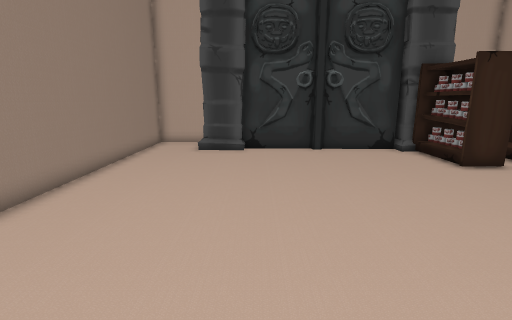
View 1 (above)

16 first-person views from a walk through a 3-D level made in the Unity game engine. The camera is 1.3 m above the floor, tilts 12° down and sees 85° across. The floor is counted in squares, 0.5 m on a side. Each view is taken from the middle of a square. On the plan, view 1 faces up. The plan holds only what a view shows up to about 19 squares ahead; the rest is blank. The place goes on beyond the plan. The player character is not drawn. Some animated figures are not drawn. Some surface patterns are stand-ins.

View 2
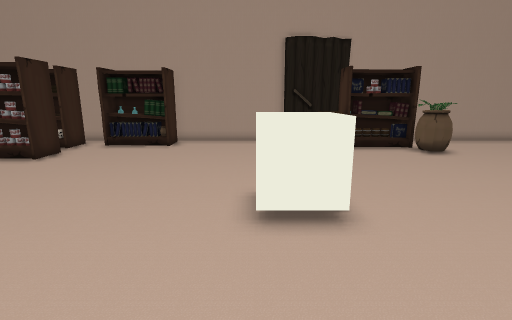

View 3
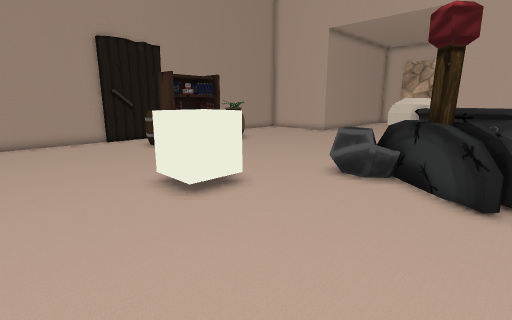

View 4
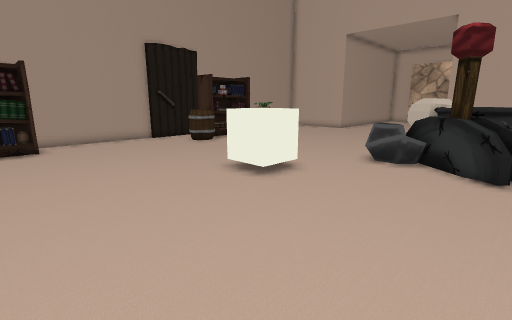

View 5
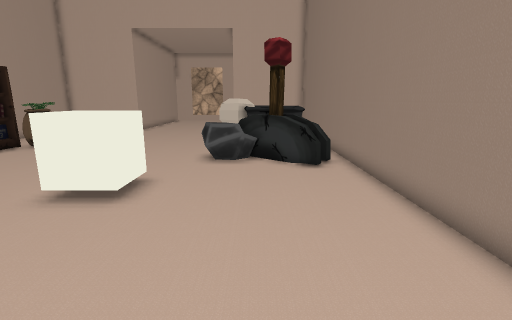

View 6
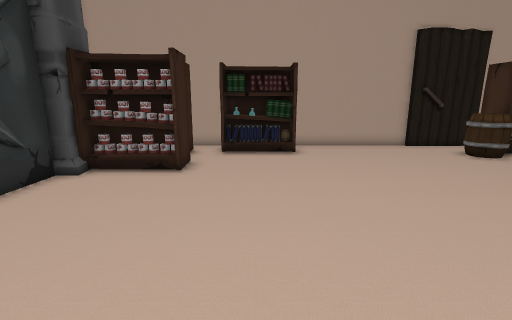

View 7
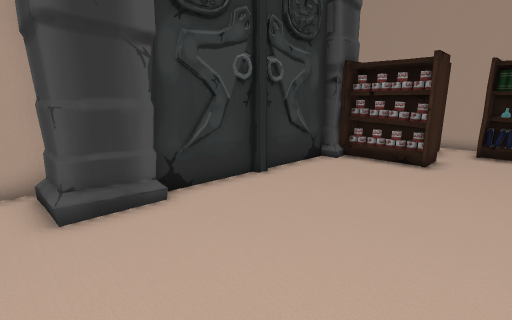

View 8
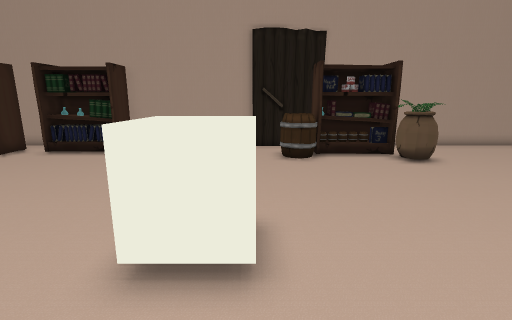

View 9
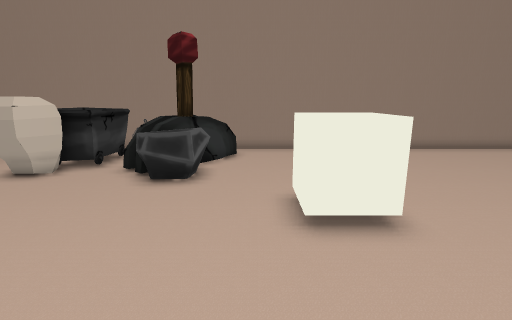

View 10
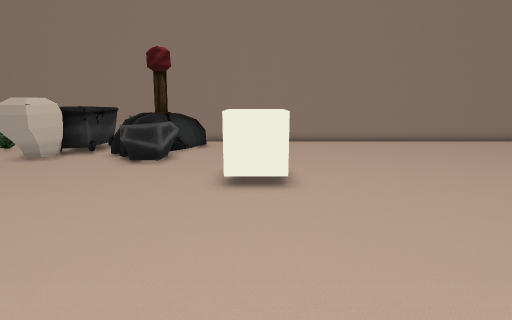

View 11
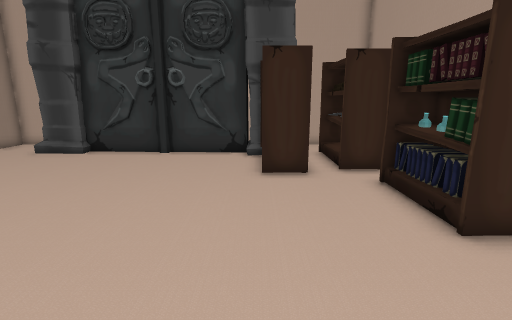

View 12
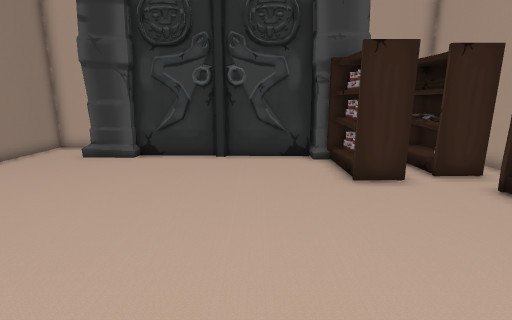

View 13
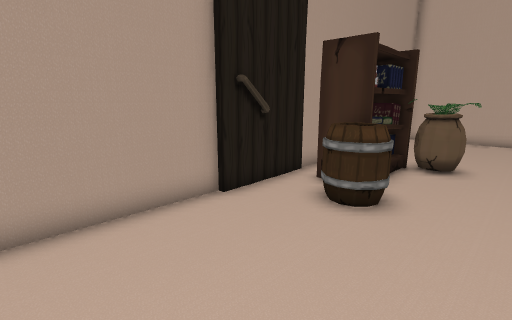

View 14
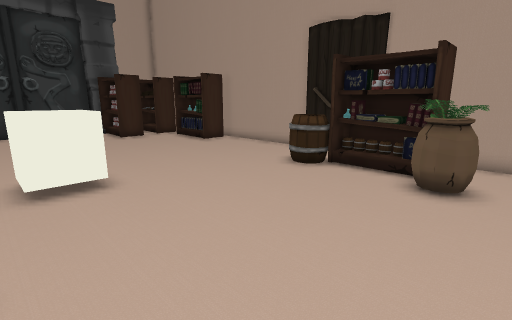

View 15
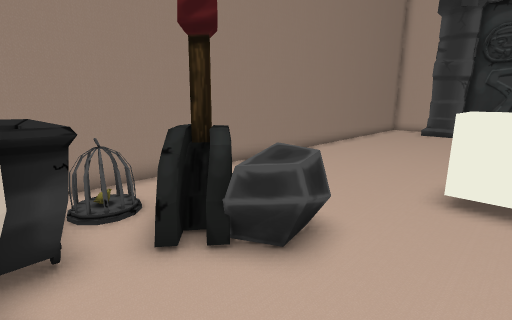

View 16
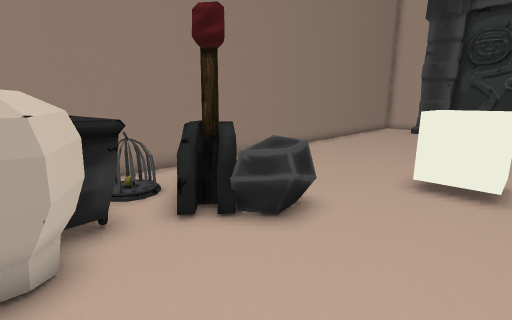

### Floor plan
Key: @ floor where view 1 was taken; # wall or solid block; . main floor; : floor 0.5 m higher than the main floor; ^ raised ledge; v drop or lower ground; O other object.
Columns run from 6 left of view 1 to 14 right of it. Each row starts with its distance up from view 1.
 17 #..O
 16 #..O          O
 15 #..OOO#OO#O###OOOOOO
 14 #.............OOOOOO
 13 #.............OOOOOO#
 12 #.............OOOOO #
 11 #.............OOOOOO#
 10 #.................OOO
  9 #.................OO
  8 #.................OO
  7 #.................OO
  6 #.................OOO
  5 #...................#
  4 #...................#
  3 #...................#
  2 #...................#
  1 #.......^^..........#
  0 #.....@.^^..........#
 -1 #.......^^..........#
 -2 #................OO.#
 -3 #.O.............OOO.#
 -4 vOOOOOO..........OOO#
 -5 v.OOOOOO..........OO#
 -6 v..OOOO...........OO#
 -7 v.O.O...........OOOO#
 -8 vOOOOO..........OOOO#
 -9 vOO:OOO.........OO..#
-10 vOOOOOO.............#

Where each view was taken, in squares from view 1:
view 1: 0 up, 0 right, facing up
view 2: 1 up, 4 left, facing right
view 3: 5 up, 5 left, facing down-right
view 4: 8 up, 5 left, facing down-right
view 5: 8 up, 2 left, facing down
view 6: 8 up, 2 left, facing right
view 7: 8 up, 4 left, facing up-right
view 8: 1 down, 2 left, facing right
view 9: 2 down, 9 right, facing left
view 10: 0 up, 12 right, facing left
view 11: 1 up, 8 right, facing up
view 12: 2 up, 5 right, facing up
view 13: 4 up, 8 right, facing down-right
view 14: 10 down, 1 right, facing up-right
view 15: 9 down, 3 right, facing up-left
view 16: 10 down, 4 right, facing up-left
